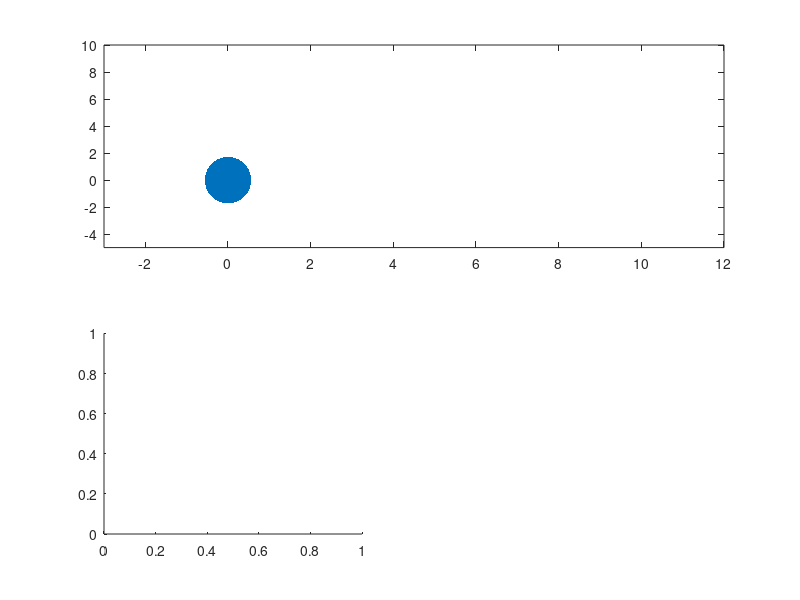

This chart was generated by the following MATLAB code: (Note: this script raises an error after producing the figure.)
clc;close all;clear all;
%%


global KEY_IS_PRESSED
KEY_IS_PRESSED = 0;
gcf;
set(gcf, 'KeyPressFcn', @myKeyPressFcn);

%%

m = 1;
kb = 1.38e-23;
k = 1;
T = 300;
dt = 0.01;
l = 3;
g = 0;
xi = 0;
D = 0;

N= 3;

for n = 1:N
    x(1,n) = 2*n;
    y(1,n) = 0;%2*(n-1);
    v0(1,n) = 0;%(-1)^(n);
    v0(2,n) = 0;
end

subplot(2,2,1:2)
h=plot(0,0,'MarkerSize',100,'Marker','.','LineWidth',5);
axis([-N 4*N -5 10]);
set(gca,'nextplot','replacechildren');
subplot(2,2,3)
for i =1:N
    pl1(i) = animatedline('color',rand(1,3));
end
axis([0 100 -0 10]);
subplot(2,2,4)
for i =1:N
    pl2(i) = animatedline('color',rand(1,3));
end
axis([0 100 -5 10]);
%%

for n = 1:N
    C = 1/(4*m);
    C1 = C*4*m;
    C3 = C*( 2*g*sqrt(2*D)*xi*dt^2 + 2*dt^2*force(x(1,:),y(1,:),n,l));
    C2 = C*(2*m+g*dt)*2*dt;
    x(2,n) = C1.*x(1,n) + C3(1) + C2.*v0(1,n);
    y(2,n) = C1.*y(1,n) + C3(2) + C2.*v0(2,n);
end

set(h,'XData',x(end,:),'YData',y(end,:));

drawnow;

%%

for t = 2:10000
    
    for n =1:N
        C = 1/(2*m-g*dt);
        C1 = C*4*m;
        C2 = -C*(2*m+g*dt);
        C3 = C*( 2*g*sqrt(2*D)*randn(1)*xi*dt^2 + 2*dt^2*force(x(t,:),y(t,:),n,l));
        
        x(t+1,n) = round(C1.*x(t,n) + C3(1) + C2*x(t-1,n),3);
        y(t+1,n) = round(C1.*y(t,n) + C3(2) + C2*y(t-1,n),3);
        
    end
    
    set(h,'XData',x(end,:),'YData',y(end,:));
    
    for i = 1:N
        addpoints(pl1(i),t,y(end,i));
        axis([t-20 20+t -0 10]);
    end
    
    
    for i = 1:N
        addpoints(pl2(i),t,x(end,i));
        axis([t-20 20+t -5 10]);
    end
    
    
    %pause(0.1)
    drawnow;
    
    if KEY_IS_PRESSED
        close all;
        break;
    end
    
end


%%

function F = force(x,y,n,a)

F = [0 0];
for i = 1:length(x)
    if i == n-1
        dx = x(i)-x(n);
        dy = y(i)-y(n);
        
        theta = atan2(dy,dx);
        
        r = sqrt(dx^2+dy^2);
        delta = r-a;
        
        k = LenardJones(a,delta,1,2)*10;
        
        F(1) = F(1) + k*((delta)*cos(theta));
        F(2) = F(2) + k*((delta)*sin(theta));
        
    elseif i == n+1
        dx = x(n)-x(i);
        dy = y(n)-y(i);
        
        theta = atan2(dy,dx);
        
        r = sqrt(dx^2+dy^2);
        delta = r-a;
        
        k = LenardJones(a,delta,1,2)*10;
        
        F(1) = F(1) - k*((delta)*cos(theta));
        F(2) = F(2) - k*((delta)*sin(theta));
        
    elseif i ~= n
        dx = x(n)-x(i);
        dy = y(n)-y(i);
        
        theta = atan2(dy,dx);
        
        r = sqrt(dx^2+dy^2);
        delta = r-a;
        
        f = LenardJones(a,delta,1,1);
        
        F(1) = 0;%F(1) - f*cos(theta);
        F(2) = 0;%F(2) - f*sin(theta);
    end
end
end
%%

function myKeyPressFcn(hObject, event)
global KEY_IS_PRESSED
KEY_IS_PRESSED  = 1;
end
